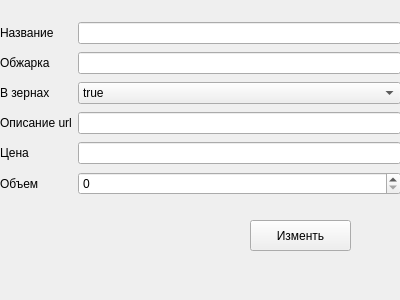
<?xml version="1.0" encoding="UTF-8"?>
<ui version="4.0">
 <class>Form</class>
 <widget class="QWidget" name="Form">
  <property name="geometry">
   <rect>
    <x>0</x>
    <y>0</y>
    <width>400</width>
    <height>300</height>
   </rect>
  </property>
  <property name="windowTitle">
   <string>Form</string>
  </property>
  <widget class="QWidget" name="gridLayoutWidget">
   <property name="geometry">
    <rect>
     <x>0</x>
     <y>20</y>
     <width>401</width>
     <height>181</height>
    </rect>
   </property>
   <layout class="QGridLayout" name="gridLayout">
    <item row="0" column="2">
     <widget class="QLineEdit" name="name"/>
    </item>
    <item row="2" column="0">
     <widget class="QLabel" name="status">
      <property name="frameShape">
       <enum>QFrame::NoFrame</enum>
      </property>
      <property name="text">
       <string>В зернах</string>
      </property>
     </widget>
    </item>
    <item row="3" column="2">
     <widget class="QLineEdit" name="url"/>
    </item>
    <item row="3" column="0">
     <widget class="QLabel" name="lable_2">
      <property name="text">
       <string>Описание url</string>
      </property>
     </widget>
    </item>
    <item row="1" column="2">
     <widget class="QLineEdit" name="deef"/>
    </item>
    <item row="1" column="0">
     <widget class="QLabel" name="lable_s">
      <property name="text">
       <string>Обжарка</string>
      </property>
     </widget>
    </item>
    <item row="2" column="2">
     <widget class="QComboBox" name="comboBox">
      <item>
       <property name="text">
        <string>true</string>
       </property>
      </item>
      <item>
       <property name="text">
        <string>false</string>
       </property>
      </item>
     </widget>
    </item>
    <item row="0" column="0">
     <widget class="QLabel" name="lflf">
      <property name="text">
       <string>Название</string>
      </property>
     </widget>
    </item>
    <item row="4" column="0">
     <widget class="QLabel" name="lable">
      <property name="text">
       <string>Цена</string>
      </property>
     </widget>
    </item>
    <item row="4" column="2">
     <widget class="QLineEdit" name="price"/>
    </item>
    <item row="5" column="0">
     <widget class="QLabel" name="label">
      <property name="text">
       <string>Объем</string>
      </property>
     </widget>
    </item>
    <item row="5" column="2">
     <widget class="QSpinBox" name="spinBox">
      <property name="maximum">
       <number>1000</number>
      </property>
     </widget>
    </item>
   </layout>
  </widget>
  <widget class="QPushButton" name="pushButton">
   <property name="geometry">
    <rect>
     <x>250</x>
     <y>220</y>
     <width>101</width>
     <height>31</height>
    </rect>
   </property>
   <property name="text">
    <string>Изменть</string>
   </property>
  </widget>
 </widget>
 <resources/>
 <connections/>
</ui>
